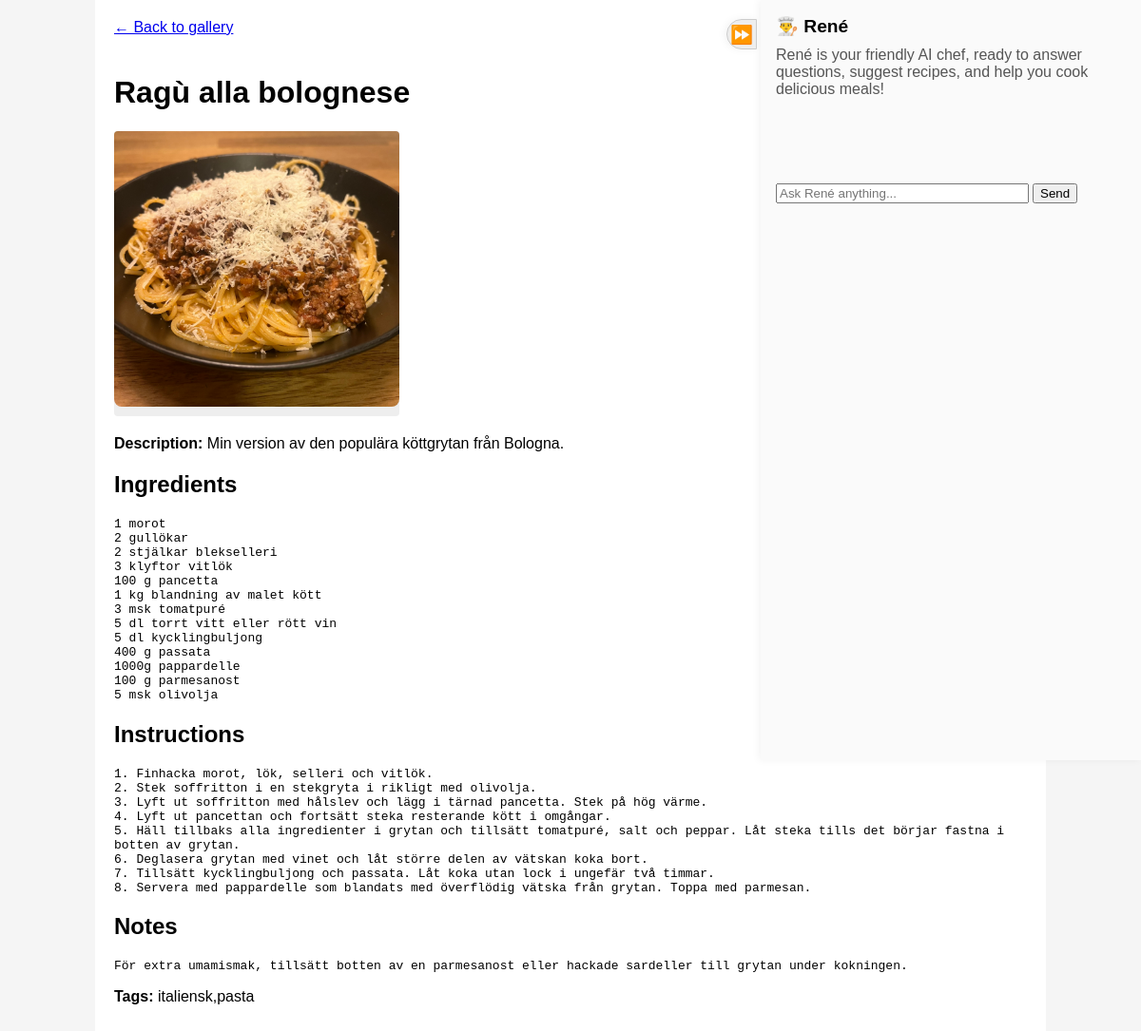
Page /recipe/3 on the earlier database version.
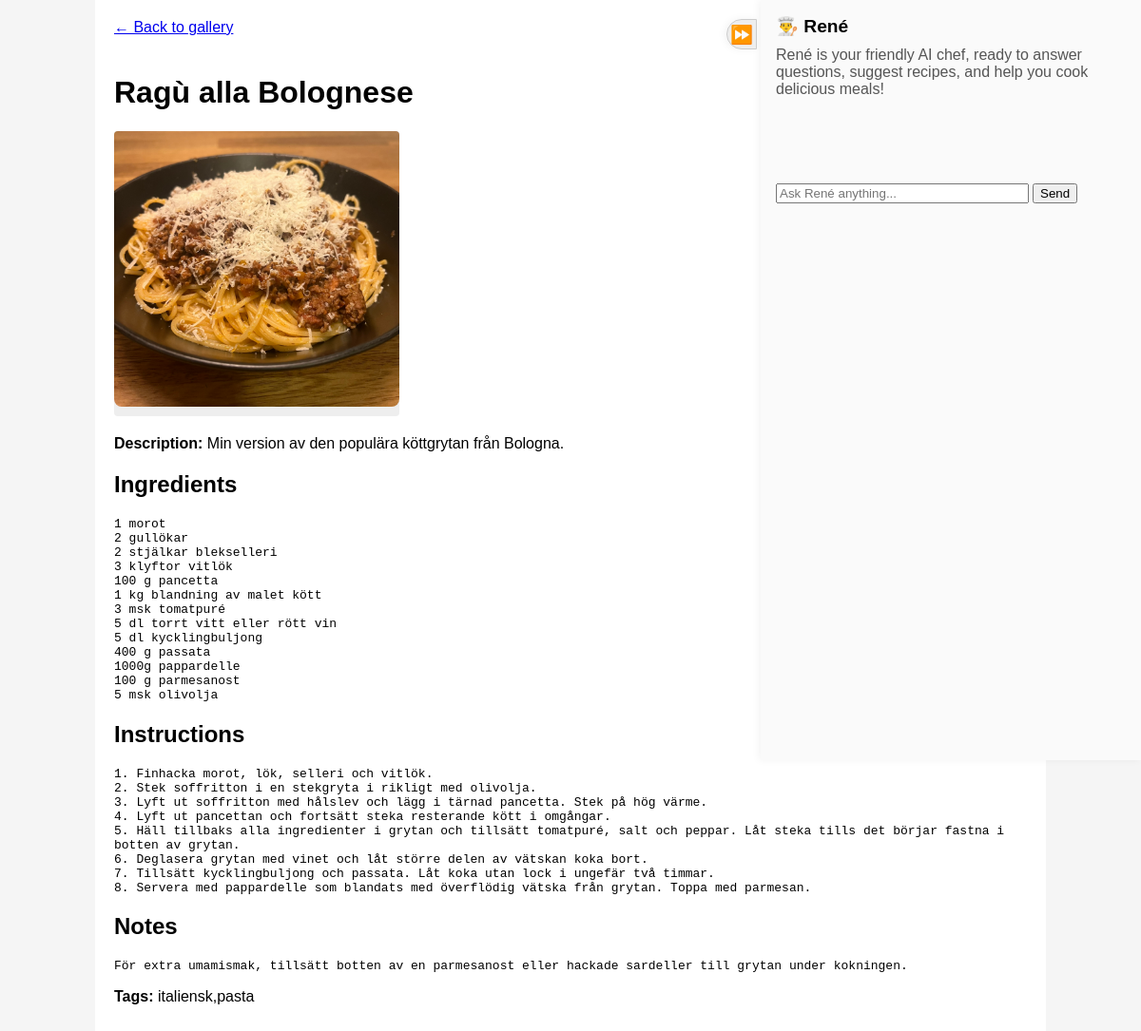
Same page on the later database version.
### tables this page shows
CREATE TABLE recipe (
    id INTEGER PRIMARY KEY AUTOINCREMENT,
    title TEXT,
    description TEXT,
    ingredients TEXT,
    instructions TEXT,
    image_url TEXT,
    tags TEXT
, notes TEXT);

### app.py (the view)
@app.route('/recipe/<int:recipe_id>')
def recipe_detail(recipe_id):
    conn = sqlite3.connect('recipe.db')
    c = conn.cursor()
    c.execute("SELECT * FROM recipe WHERE id=?", (recipe_id,))
    recipe = c.fetchone()
    conn.close()
    if recipe:
        return render_template('recipe_detail.html', recipe=recipe)
    else:
        return "Recipe not found", 404

### templates/recipe_detail.html (shortened to what this page needs)
<!DOCTYPE html>
<html lang="en">
<head>
</head>
<body>
<div class="main-layout">
    <div class="main-content">
        <div style="display: flex; justify-content: space-between; align-items: center; margin-bottom: 20px;">
            <a href="/" class="back">← Back to gallery</a>
            <a href="{{ url_for('edit_recipe', recipe_id=recipe[0]) }}" style="text-decoration: none; font-size: 18px; background: #eee; padding: 8px 16px; border-radius: 5px;">✏️ Edit</a>
        </div>
        <h1>{{ recipe[1] }}</h1>
        <div class="image-square">
            <img src="{{ recipe[5] if recipe[5] else url_for('static', filename='uploads/placeholder.jpeg') }}" alt="Image of {{ recipe[1] }}">
        </div>
        <p><strong>Description:</strong> {{ recipe[2] }}</p>
        <h2>Ingredients</h2>
        <pre>{{ recipe[3] }}</pre>
        <h2>Instructions</h2>
        <pre>{{ recipe[4] }}</pre>
        <h2>Notes</h2>
        <pre>{{ recipe[7] }}</pre>
        <p><strong>Tags:</strong> {{ recipe[6] }}</p>
    </div>
</div>
{% include 'chat_widget.html' %}
</body>
</html>

### templates/chat_widget.html (shortened to what this page needs)
<div id="rene-sidebar">
    <button id="rene-toggle">⏩</button>
    <div style="padding: 16px;">
        <span style="font-size: 1.2em; font-weight: bold;">👨‍🍳 René</span>
        <p style="color: #555; margin-top: 10px; margin-bottom: 20px;">
            René is your friendly AI chef, ready to answer questions, suggest recipes, and help you cook delicious meals!
        </p>
        <div id="chat-output" style="min-height:60px; margin-bottom:10px;"></div>
        <form id="chat-form">
            <input id="chat-input" type="text" placeholder="Ask René anything..." style="width:70%;" required>
            <button type="submit">Send</button>
        </form>
    </div>
</div>

### templates/recipe_detail.html (style rules this page uses)
body { font-family: Arial; margin: 0; padding: 0; min-height: 100vh; display: flex; justify-content: center; background: #f5f5f5; }
.main-layout { display: flex; gap: 40px; width: 100vw; justify-content: center; position: relative; }
.main-content { flex: 2; max-width: 1000px; background: #fff; padding: 20px; box-sizing: border-box; }
img { width: 100%; border-radius: 8px; margin-bottom: 20px; }
.back { margin-bottom: 20px; display: block; }
pre { white-space: pre-wrap; }
.image-square { width: 300px; height: 300px; overflow: hidden; border-radius: 4px; margin-bottom: 20px; display: flex; align-items: center; justify-content: center; background: #eee; }
.image-square img { width: 100%; height: 100%; object-fit: cover; object-position: center; display: block; }

### templates/chat_widget.html (style rules this page uses)
#rene-sidebar { position: fixed; top: 0; right: 0; width: 400px; max-width: 90vw; height: 100vh; background: #fafafa; box-shadow: -2px 0 8px rgba(0,0,0,0.05); z-index: 1000; transition: transform 0.3s; display: flex; flex-direction: column; }
#rene-toggle { position: absolute; left: -36px; top: 20px; width: 32px; height: 32px; border-radius: 16px 0 0 16px; background: #eee; border: 1px solid #ccc; cursor: pointer; font-size: 1.2em; z-index: 1001; display: flex; align-items: center; justify-content: center; box-shadow: -2px 0 8px rgba(0,0,0,0.05); }

Differences in the rows shown:
changed recipe "Min version av den populära köttgrytan från Bologna.": title "Ragù alla bolognese" → "Ragù alla Bolognese"
